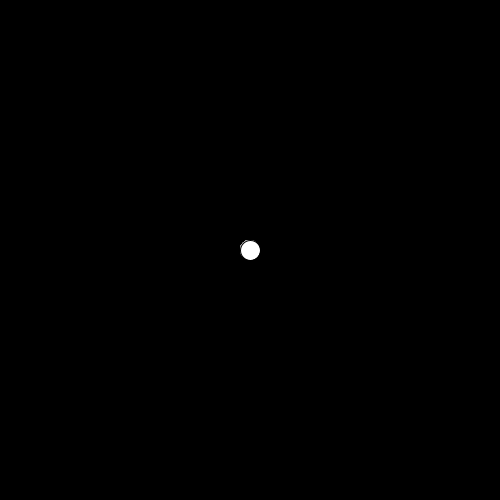
Frame 1 (no input)
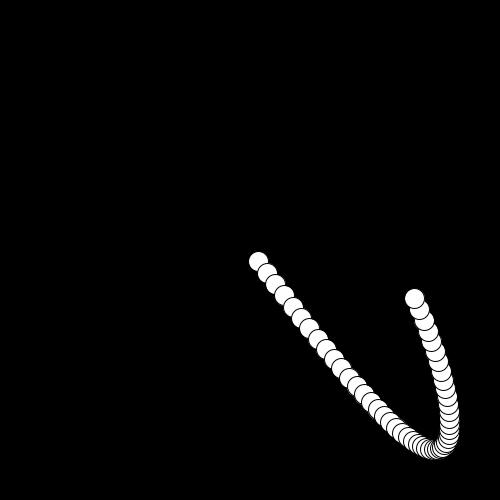
Frame 60 (the mouse pressed at the canvas centre just before this capture)
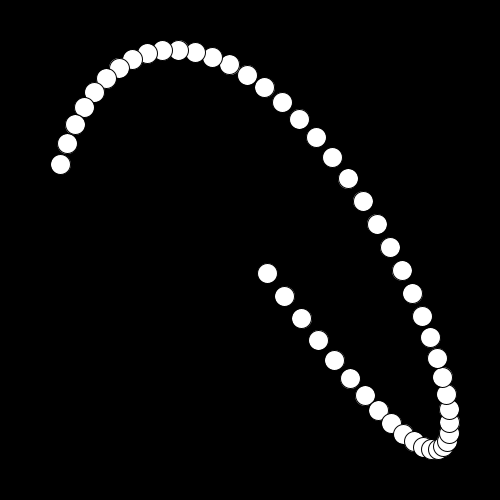
Frame 120 (the mouse held since frame 60 and released just before this capture)

The Processing sketch that drew these frames (run headless with seeded random() and noise(); from frame 60 on, the mouse is pressed at the canvas centre):

// Processing sketch: sketch_004
// ── sketch_004.pde
float x[]=new float[50],y[]=new float[50];
float theta[]=new float[50];
void setup(){
  size(500,500);
}

void draw(){
  background(0,0,0,0.5);
  translate(width/2,height/2);
  for(int i=0;i<50;i++){
   x[i]=200*sin(3*theta[i]);
   y[i]=200*sin(4*theta[i]);
   ellipse(x[i],y[i],20,20);
   theta[i]+=(i+1)*PI/128/100;
  }
}
